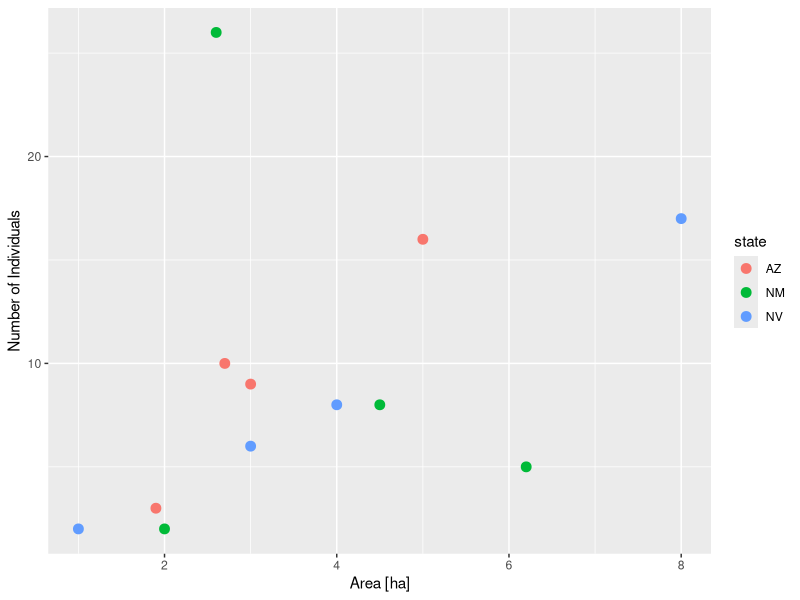
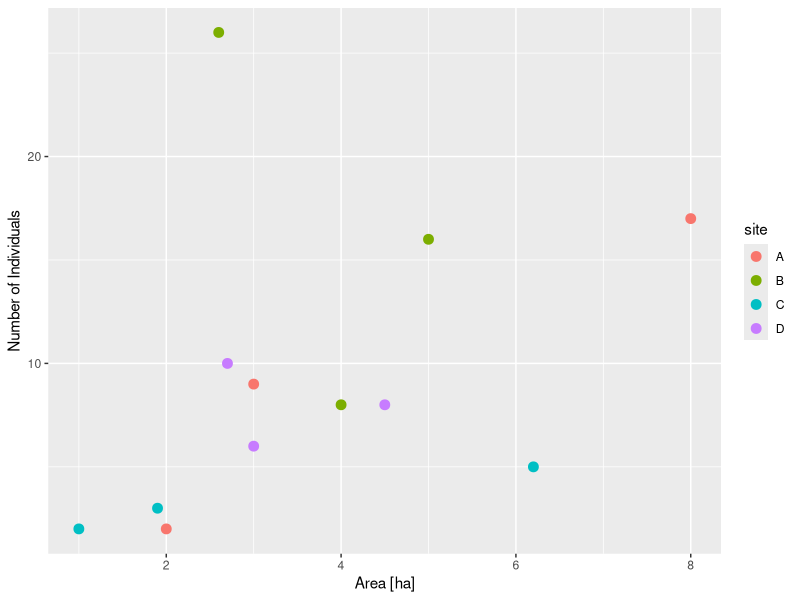
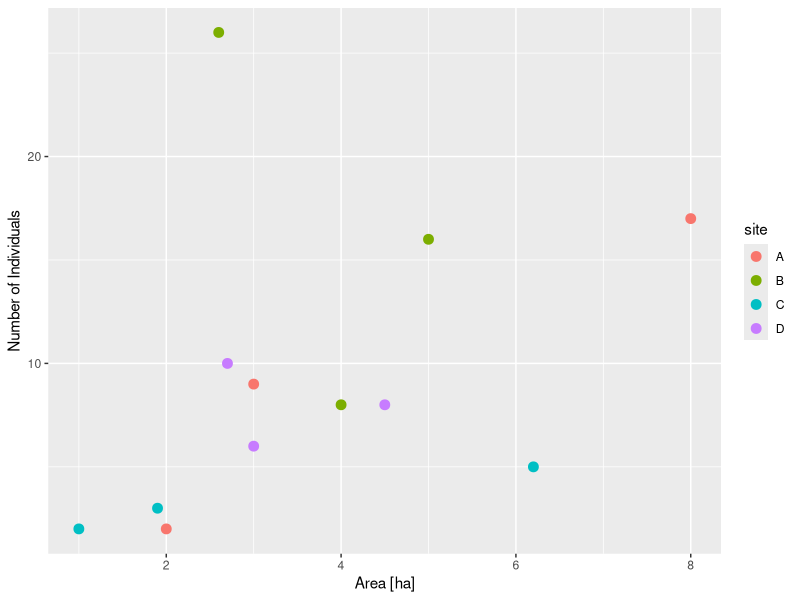

The R script that drew these images, in order:
## ---- chunk 1
knitr::opts_chunk$set(echo = TRUE)
## ---- chunk 2
# convert_pounds_to_grams <- function(________) {
#     grams = 453.6 * pounds
#     return(________)
# }
## ---- chunk 3
# convert_fahrenheit_to_celsius <- ________(________) {
#     celsius = (fahrenheit - 32) * 5 / 9
#     ________(________)
# }
## ---- chunk 4
###Code solution for Writing Functions

print("1a")
pounds_to_grams <- function(weight_lbs){
  weight_g <- weight_lbs * 453.6
  return(weight_g)
}
pounds_to_grams(3.75)

print("1b")
convert_fahrenheit_to_celsius <- function(fahrenheit) {
    celsius = (fahrenheit - 32) * 5 / 9
    return(celsius)
}
convert_fahrenheit_to_celsius(80)

print('1c')
# 3. Write a function named `double` that takes a number as input and outputs
#    that number multiplied by 2. Run it with an input of 512.

double <- function(number){
  doubled <- number * 2
  return(doubled)
}

double(512)

print("1d")
# 4. Write a function named `prediction` that takes three arguments, `a`, `b`,
#    and `x`, and returns `y` using `y = a + b * x` (like a prediction from a
#    simple linear model). Run it with `a` = 6, `b` = 0.8, and `x` = 12.

prediction <- function(a, b, x){
  y <- a + b * x
  return(y)
}
prediction(6, 0.8, 12)

## ---- chunk 5
get_mass_from_length_theropoda <- function(length){
  mass <- 0.73 * length ^ 3.63
  return(mass)
}
## ---- chunk 6
###Code solution for Use and Modify

print("2a")
get_mass_from_length_theropoda <- function(length){
  mass = 0.73 * length ** 3.63
  return (mass)
}

get_mass_from_length_theropoda(16)

print("2b")
get_mass_from_length <- function(a, b, length){
  mass = a * length ** b
  return (mass)
}

get_mass_from_length(214.44, 1.46, 26)
## ---- chunk 7
# convert_pounds_to_grams <- function(________, numdigits = __) {
#   grams <- 453.6 * pounds
#   rounded <- round(grams, digits = numdigits)
#   return(________)
# }
## ---- chunk 8
### Code solution for Writing Functions 2

print("3a")
convert_pounds_to_grams <- function(pounds, numdigits = 1) {
  grams <- 453.6 * pounds
  rounded <- round(grams, digits = numdigits)
  return(rounded)
}

convert_pounds_to_grams(4.3)

print("3b")
get_height_from_weight <- function(weight, a = 12, b = 0.38){
  height <- a * weight ^ b
  return(height)
}

get_height_from_weight(42)

print("3c")
convert_pounds_to_grams(2) |>
  get_height_from_weight(b = 0.32)
## ---- chunk 9
print("4a")

get_mass_from_length <- function(a = 39.9, b = 2.6, length){
  mass = a * length ** b
  return (mass)
}
get_mass_from_length(a = 214.44, b = 1.46, length = 22)

print("4b")
get_mass_from_length(length = 16)
## ---- chunk 10
convert_kg_to_pounds <- function(kg){
  pounds = 2.205 * kg
  return(pounds)
}

get_mass_from_length(a = 10.95, b = 2.64, length = 12) |>
  convert_kg_to_pounds()
## ---- chunk 11
count_data <- data.frame(
  state = c("AZ", "AZ", "AZ", "AZ", "NM", "NM", "NM", "NM", "NV", "NV", "NV", "NV"),
  site = c("A", "B", "C", "D", "A", "B", "C", "D", "A", "B", "C", "D"),
  count = c(9, 16, 3, 10, 2, 26, 5, 8, 17, 8, 2, 6),
  area = c(3, 5, 1.9, 2.7, 2, 2.6, 6.2, 4.5, 8, 4, 1, 3))
## ---- chunk 12
# Solutions to Writing Tidyverse Functions
library(ggplot2)

print("6a")
make_plot <- function(df, color_col) {
  ggplot(data = df, mapping = aes(x = area,
                                  y = count,
                                  color = {{ color_col }})) +
    geom_point(size = 3) +
    labs(x = "Area [ha]", y = "Number of Individuals")
}

make_plot(count_data, state)

print("6b")

make_plot(count_data, site)

print("6c")

make_plot2 <- function(df, x_axis, y_axis, color_col) {
  ggplot(data = df, mapping = aes(x = {{ x_axis }},
                                  y = {{ y_axis }},
                                  color = {{ color_col }})) +
    geom_point(size = 3) +
    labs(x = "Area [ha]", y = "Number of Individuals")
}
make_plot2(count_data, area, count, site)
